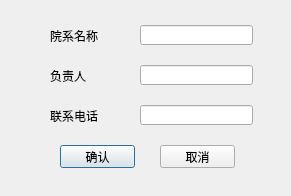
<?xml version="1.0" encoding="UTF-8"?>
<ui version="4.0">
 <class>AddDep</class>
 <widget class="QDialog" name="AddDep">
  <property name="geometry">
   <rect>
    <x>0</x>
    <y>0</y>
    <width>291</width>
    <height>196</height>
   </rect>
  </property>
  <property name="minimumSize">
   <size>
    <width>291</width>
    <height>196</height>
   </size>
  </property>
  <property name="maximumSize">
   <size>
    <width>291</width>
    <height>196</height>
   </size>
  </property>
  <property name="windowTitle">
   <string>添加院系</string>
  </property>
  <widget class="QLabel" name="label">
   <property name="geometry">
    <rect>
     <x>50</x>
     <y>30</y>
     <width>54</width>
     <height>12</height>
    </rect>
   </property>
   <property name="text">
    <string>院系名称</string>
   </property>
  </widget>
  <widget class="QLineEdit" name="lineEdit">
   <property name="geometry">
    <rect>
     <x>140</x>
     <y>25</y>
     <width>113</width>
     <height>20</height>
    </rect>
   </property>
  </widget>
  <widget class="QLabel" name="label_2">
   <property name="geometry">
    <rect>
     <x>50</x>
     <y>70</y>
     <width>54</width>
     <height>12</height>
    </rect>
   </property>
   <property name="text">
    <string>负责人</string>
   </property>
  </widget>
  <widget class="QLineEdit" name="lineEdit_2">
   <property name="geometry">
    <rect>
     <x>140</x>
     <y>65</y>
     <width>113</width>
     <height>20</height>
    </rect>
   </property>
  </widget>
  <widget class="QLabel" name="label_3">
   <property name="geometry">
    <rect>
     <x>50</x>
     <y>110</y>
     <width>54</width>
     <height>12</height>
    </rect>
   </property>
   <property name="text">
    <string>联系电话</string>
   </property>
  </widget>
  <widget class="QLineEdit" name="lineEdit_3">
   <property name="geometry">
    <rect>
     <x>140</x>
     <y>105</y>
     <width>113</width>
     <height>20</height>
    </rect>
   </property>
  </widget>
  <widget class="QPushButton" name="pushButton">
   <property name="geometry">
    <rect>
     <x>60</x>
     <y>145</y>
     <width>75</width>
     <height>23</height>
    </rect>
   </property>
   <property name="text">
    <string>确认</string>
   </property>
  </widget>
  <widget class="QPushButton" name="pushButton_2">
   <property name="geometry">
    <rect>
     <x>160</x>
     <y>145</y>
     <width>75</width>
     <height>23</height>
    </rect>
   </property>
   <property name="text">
    <string>取消</string>
   </property>
  </widget>
 </widget>
 <resources/>
 <connections>
  <connection>
   <sender>pushButton_2</sender>
   <signal>clicked()</signal>
   <receiver>AddDep</receiver>
   <slot>close()</slot>
   <hints>
    <hint type="sourcelabel">
     <x>197</x>
     <y>156</y>
    </hint>
    <hint type="destinationlabel">
     <x>149</x>
     <y>97</y>
    </hint>
   </hints>
  </connection>
 </connections>
</ui>
